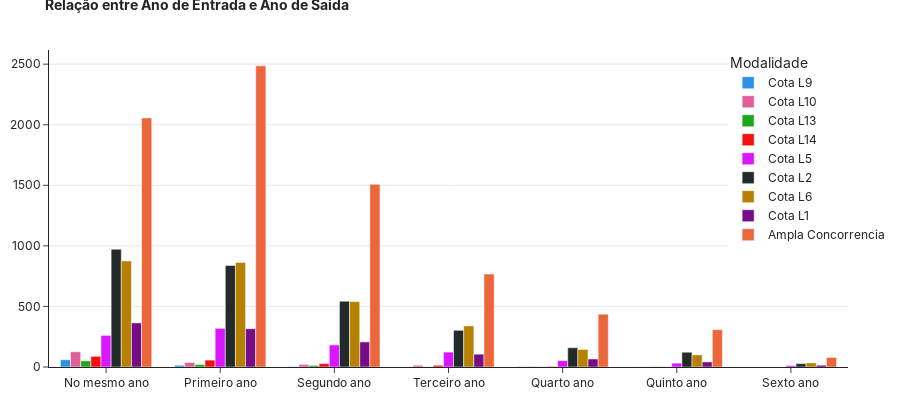

Notebook source saved alongside this figure:
### Code cell
RelacaoAnoEntradaSaidaPlot(data).show()

### Figure 1 — Plotly figure (JSON) as saved in the notebook; plotly's stock layout.template omitted (floating-point values rounded to 4 significant figures)
{"data": [{"hoverlabel": {"font": {"size": 14}}, "hovertemplate": "<extra></extra>%{meta[0]}<br> <b>%{y}</b>", "marker": {"color": "#2E91E5"}, "meta": ["Deficiência + Escola Pública + Renda ≤ 1.5 SM"], "name": "Cota L9", "type": "bar", "x": ["No mesmo ano", "Quarto ano", "Quinto ano", "Terceiro ano", "Segundo ano", "Primeiro ano"], "y": [60, 4, 1, 1, 4, 14]}, {"hoverlabel": {"font": {"size": 14}}, "hovertemplate": "<extra></extra>%{meta[0]}<br> <b>%{y}</b>", "marker": {"color": "#E15F99"}, "meta": ["Deficiência + PPI + Escola Pública + Renda ≤ 1.5 SM"], "name": "Cota L10", "type": "bar", "x": ["No mesmo ano", "Segundo ano", "Quarto ano", "Terceiro ano", "Quinto ano", "Primeiro ano"], "y": [126, 21, 5, 14, 2, 37]}, {"hoverlabel": {"font": {"size": 14}}, "hovertemplate": "<extra></extra>%{meta[0]}<br> <b>%{y}</b>", "marker": {"color": "#1CA71C"}, "meta": ["Deficiência + Escola Pública (Sem critério de renda)"], "name": "Cota L13", "type": "bar", "x": ["Quinto ano", "Terceiro ano", "Quarto ano", "Segundo ano", "No mesmo ano", "Primeiro ano"], "y": [4, 2, 3, 13, 51, 21]}, {"hoverlabel": {"font": {"size": 14}}, "hovertemplate": "<extra></extra>%{meta[0]}<br> <b>%{y}</b>", "marker": {"color": "#FB0D0D"}, "meta": ["Deficiência + PPI + Escola Pública (Sem critério de renda)"], "name": "Cota L14", "type": "bar", "x": ["Segundo ano", "No mesmo ano", "Quinto ano", "Quarto ano", "Terceiro ano", "Primeiro ano"], "y": [28, 88, 2, 5, 14, 57]}, {"hoverlabel": {"font": {"size": 14}}, "hovertemplate": "<extra></extra>%{meta[0]}<br> <b>%{y}</b>", "marker": {"color": "#DA16FF"}, "meta": ["Escola Pública (Sem critério de renda)"], "name": "Cota L5", "type": "bar", "x": ["No mesmo ano", "Terceiro ano", "Quinto ano", "Quarto ano", "Segundo ano", "Primeiro ano", "Sexto ano"], "y": [261, 123, 32, 53, 182, 319, 11]}, {"hoverlabel": {"font": {"size": 14}}, "hovertemplate": "<extra></extra>%{meta[0]}<br> <b>%{y}</b>", "marker": {"color": "#222A2A"}, "meta": ["Escola Pública + Renda ≤ 1.5 SM + PPI"], "name": "Cota L2", "type": "bar", "x": ["Quarto ano", "Primeiro ano", "No mesmo ano", "Segundo ano", "Terceiro ano", "Quinto ano", "Sexto ano"], "y": [159, 838, 973, 543, 303, 122, 28]}, {"hoverlabel": {"font": {"size": 14}}, "hovertemplate": "<extra></extra>%{meta[0]}<br> <b>%{y}</b>", "marker": {"color": "#B68100"}, "meta": ["Escola Pública + PPI (Sem critério de renda)"], "name": "Cota L6", "type": "bar", "x": ["Segundo ano", "Quinto ano", "Sexto ano", "No mesmo ano", "Terceiro ano", "Primeiro ano", "Quarto ano"], "y": [540, 100, 34, 876, 339, 863, 145]}, {"hoverlabel": {"font": {"size": 14}}, "hovertemplate": "<extra></extra>%{meta[0]}<br> <b>%{y}</b>", "marker": {"color": "#750D86"}, "meta": ["Escola Pública + Renda ≤ 1.5 SM"], "name": "Cota L1", "type": "bar", "x": ["Sexto ano", "Quarto ano", "Primeiro ano", "Quinto ano", "No mesmo ano", "Segundo ano", "Terceiro ano"], "y": [15, 66, 316, 42, 364, 207, 106]}, {"hoverlabel": {"font": {"size": 14}}, "hovertemplate": "<extra></extra>%{meta[0]}<br> <b>%{y}</b>", "marker": {"color": "#EB663B"}, "meta": ["Ampla Concorrência"], "name": "Ampla Concorrencia", "type": "bar", "x": ["Terceiro ano", "No mesmo ano", "Segundo ano", "Quarto ano", "Quinto ano", "Sexto ano", "Primeiro ano"], "y": [767, 2056, 1508, 436, 308, 79, 2486]}], "layout": {"dragmode": false, "font": {"family": "Inter, sans-serif"}, "height": 400, "hovermode": "x unified", "legend": {"title": {"text": "Modalidade"}, "x": 0.85, "y": 1}, "margin": {"b": 10, "l": 10, "r": 10, "t": 50}, "title": {"automargin": true, "font": {"family": "Inter, sans-serif", "size": 14, "weight": "bold"}, "text": "Relação entre Ano de Entrada e Ano de Saida"}, "xaxis": {"categoryarray": ["No mesmo ano", "Primeiro ano", "Segundo ano", "Terceiro ano", "Quarto ano", "Quinto ano", "Sexto ano"], "categoryorder": "array"}, "yaxis": {"showgrid": true}}}
